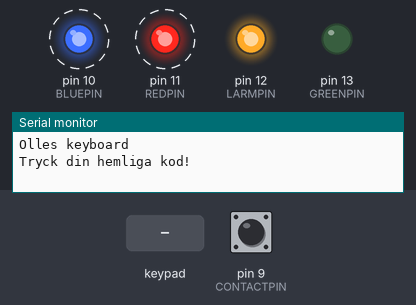
Bench run of a sketch on a simulated Arduino Uno, built with avr-gcc and run on an emulated ATmega328P. Shown: output pins drawn as LEDs (lit = HIGH), the last lines printed to the serial monitor. Dashed ring = blinking. The inputs (shaded band) are chosen by the test bench; at power-on: pin 9 (CONTACTPIN) HIGH.

Above: at 4.57 s.
4.6 s: keypad keys 1 2 3 4 pressed 0.4 s apart
At 7.03 s:
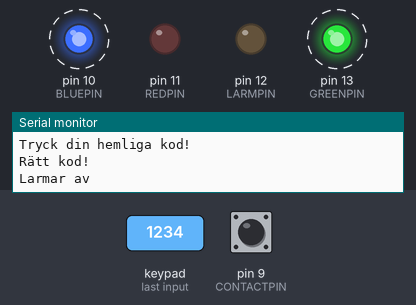
9.2 s: keypad keys 1 2 3 4 # pressed 0.4 s apart
At 9.8 s:
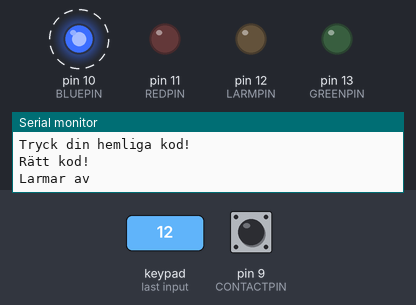
12.7 s: pin 9 (CONTACTPIN) pulled LOW for 3.2 s
At 13.4 s:
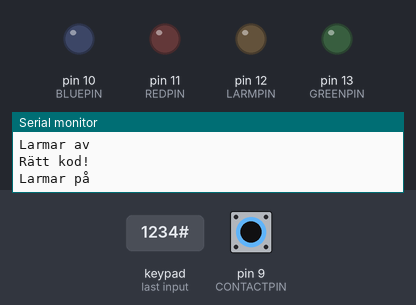
Timing chart, 0 to 23.4 s (numbered marks = the images above; inputs shaded):
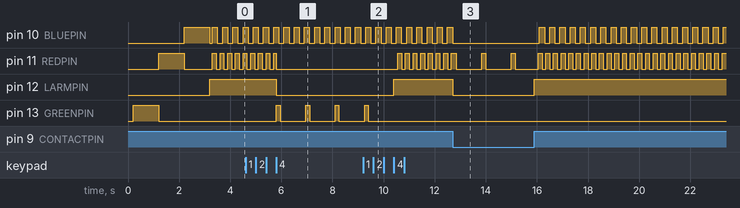

Measured:
- after the input at 4.6 s, pin 12 (LARMPIN): HIGH → LOW after 1.2 s; pin 13 (GREENPIN): alternates HIGH for 0.15 s and LOW for 1.0 s, starting after 1.2 s
- after the input at 9.2 s, pin 11 (REDPIN): alternates HIGH for 0.15 s and LOW for 0.15 s, starting after 1.4 s; pin 12 (LARMPIN): LOW → HIGH after 1.2 s; pin 13 (GREENPIN): goes on until 9.4 s, then stays LOW
- after the input at 12.7 s, pin 12 (LARMPIN): HIGH → LOW at once, → HIGH 3.2 s later
- by itself, pin 10 (BLUEPIN): repeats every 0.40 s: HIGH 0.20 s, LOW 0.20 s
- by itself, pin 11 (REDPIN): alternates HIGH for 0.15 s and LOW for 0.15 s, 9 changes in all, then stays LOW

The sketch:

OlleKod.ino
```cpp
#include <Keypad.h>
#include <EEPROM.h>

#define GREENPIN 13
#define LARMPIN 12
#define REDPIN 11
#define BLUEPIN 10
#define CONTACTPIN 9

const byte ROWS = 4; //four rows
const byte COLS = 3; //three columns
char keys[ROWS][COLS] = {
    {'1', '2', '3'},
    {'4', '5', '6'},
    {'7', '8', '9'},
    {'*', '0', '#'}};
byte rowPins[ROWS] = {5, 2, 3, 4}; //connect to the row pinouts of the keypad
byte colPins[COLS] = {7, 8, 6};    //connect to the column pinouts of the keypad

/*
    Olles keypad
    1 = Oanvänd

    2 = Col 2 -> DI8
    4 = Col 1 -> DI7
    6 = Col 3 -> DI6

    3 = Row 1 -> DI5
    5 = Row 4 -> DI4
    7 = Row 3 -> DI3
    8 = Row 2 -> DI2

    9 = Oanvänd

*/

Keypad kpd = Keypad(makeKeymap(keys), rowPins, colPins, ROWS, COLS);

unsigned long startTime;
String hold;
String code;
String newCode;
String correctCode = "1234";
int codeAddress = 0;

int state = 0;

// Snodde kod från
// https://learn.adafruit.com/multi-tasking-the-arduino-part-1/a-classy-solution
class Flasher
{
    // Class Member Variables
    // These are initialized at startup
    int ledPin;   // the number of the LED pin
    long OnTime;  // milliseconds of on-time
    long OffTime; // milliseconds of off-time

    // These maintain the current state
    int ledState;                 // ledState used to set the LED
    unsigned long previousMillis; // will store last time LED was updated

    // Constructor - creates a Flasher
    // and initializes the member variables and state
  public:
    Flasher(int pin, long on, long off)
    {
        ledPin = pin;
        pinMode(ledPin, OUTPUT);

        OnTime = on;
        OffTime = off;

        ledState = LOW;
        previousMillis = 0;
    }

    void Update()
    {
        // check to see if it's time to change the state of the LED
        unsigned long currentMillis = millis();

        if ((ledState == HIGH) && (currentMillis - previousMillis >= OnTime))
        {
            ledState = LOW;                 // Turn it off
            previousMillis = currentMillis; // Remember the time
            digitalWrite(ledPin, ledState); // Update the actual LED
        }
        else if ((ledState == LOW) && (currentMillis - previousMillis >= OffTime))
        {
            ledState = HIGH;                // turn it on
            previousMillis = currentMillis; // Remember the time
            digitalWrite(ledPin, ledState); // Update the actual LED
        }
    }
};

Flasher blueflash(BLUEPIN, 200, 200);
Flasher greenflash(GREENPIN, 150, 1000);
Flasher redflash(REDPIN, 150, 1000);
Flasher redflashFast(REDPIN, 150, 150);

void saveCode(String correctCode)
{
    byte codeBuf[5];
    correctCode.getBytes(codeBuf, 5);
    EEPROM.write(codeAddress, codeBuf[0]);
    EEPROM.write(codeAddress + 1, codeBuf[1]);
    EEPROM.write(codeAddress + 2, codeBuf[2]);
    EEPROM.write(codeAddress + 3, codeBuf[3]);

}

String readCode()
{
    byte codeBuf[5];
    codeBuf[0] = EEPROM.read(codeAddress);
    codeBuf[1] = EEPROM.read(codeAddress + 1);
    codeBuf[2] = EEPROM.read(codeAddress + 2);
    codeBuf[3] = EEPROM.read(codeAddress + 3);
    codeBuf[4] = 0; // Nollterminera

    if (codeBuf[0] == 255)
    {
        return "";
    }

    String code = String((char *)codeBuf);

    Serial.print("Läste kod från EEPROM: ");
    Serial.println(code);

    return code;
}

void light1s(int pin)
{
    digitalWrite(pin, HIGH);
    delay(1000);
    digitalWrite(pin, LOW);
}

void alarm(double seconds)
{
    digitalWrite(LARMPIN, HIGH);
    delay(seconds * 1000);
    digitalWrite(LARMPIN, LOW);
}

void setup()
{
    Serial.begin(115200);
    hold = "";
    code = "";
    startTime = millis();
    pinMode(LED_BUILTIN, OUTPUT);
    pinMode(GREENPIN, OUTPUT);
    pinMode(REDPIN, OUTPUT);
    pinMode(BLUEPIN, OUTPUT);
    pinMode(LARMPIN, OUTPUT);
    pinMode(CONTACTPIN, INPUT_PULLUP);

    delay(200);

    light1s(GREENPIN);
    light1s(REDPIN);
    light1s(BLUEPIN);
    alarm(0.1);

    String startcode = readCode();
    Serial.println(startcode);
    if (startcode != "")
    {
        Serial.println(startcode);
        correctCode = startcode;
    }

    Serial.println("Olles keyboard");
    Serial.println("Tryck din hemliga kod!");
}

bool doorIsOpen(int pin)
{
    if (digitalRead(pin) == HIGH)
    {
        return true;
    }
    return false;
}

void loop()
{
    if ((millis() - startTime) > 1000)
    {
        code = "";
        hold = "";
    }
    if (doorIsOpen(CONTACTPIN))
    {
        blueflash.Update();
    }
    else
    {
        digitalWrite(BLUEPIN, LOW);
    }

    switch (state)
    {
    case 0: // Larmat
        if (doorIsOpen(CONTACTPIN))
        {
            redflashFast.Update();
            digitalWrite(LARMPIN, HIGH);
        }
        else
        {
            redflash.Update();
            digitalWrite(LARMPIN, LOW);
        }
        digitalWrite(GREENPIN, LOW);
        break;
    case 1: // Byter kod
        digitalWrite(BLUEPIN, HIGH);
        break;
    case 2: // Avlarmat
        greenflash.Update();
        digitalWrite(REDPIN, LOW);
        digitalWrite(LARMPIN, LOW);
        break;
    default:
        break;
    }

    if (kpd.getKeys())
    {
        for (int i = 0; i < LIST_MAX; i++) // Scan the whole key list.
        {
            if (kpd.key[i].stateChanged) // Only find keys that have changed state.
            {
                switch (kpd.key[i].kstate)
                { // Report active key state : IDLE, PRESSED, HOLD, or RELEASED
                case PRESSED:
                    code += kpd.key[i].kchar;
                    startTime = millis();
                    break;
                case HOLD:
                    hold += kpd.key[i].kchar;
                    break;
                case RELEASED:
                    break;
                case IDLE:
                    break;
                }
            }
        }
    }
    if (code.length() == correctCode.length())
    {
        if (state == 1)
        {
            digitalWrite(BLUEPIN, LOW);
            Serial.print("DU HAR VALT NY KOD: ");
            Serial.println(code);
            correctCode = code;
            saveCode(code);
            state = 0;
        }
        else if (code == correctCode)
        {
            Serial.println("Rätt kod!");

            // Toggle open or not
            if (state == 0)
            {
                Serial.println("Larmar av");
                state = 2;
            }
            else if (state == 2)
            {
                Serial.println("Larmar på");
                state = 0;
            }
        }

        code = "";
    }

    if (hold.length() == 2 && (hold == "#*" || hold == "*#"))
    {
        Serial.println("Byt kod. Tryck en siffra i taget");
        hold = "";
        state = 1;
    }
}
```
